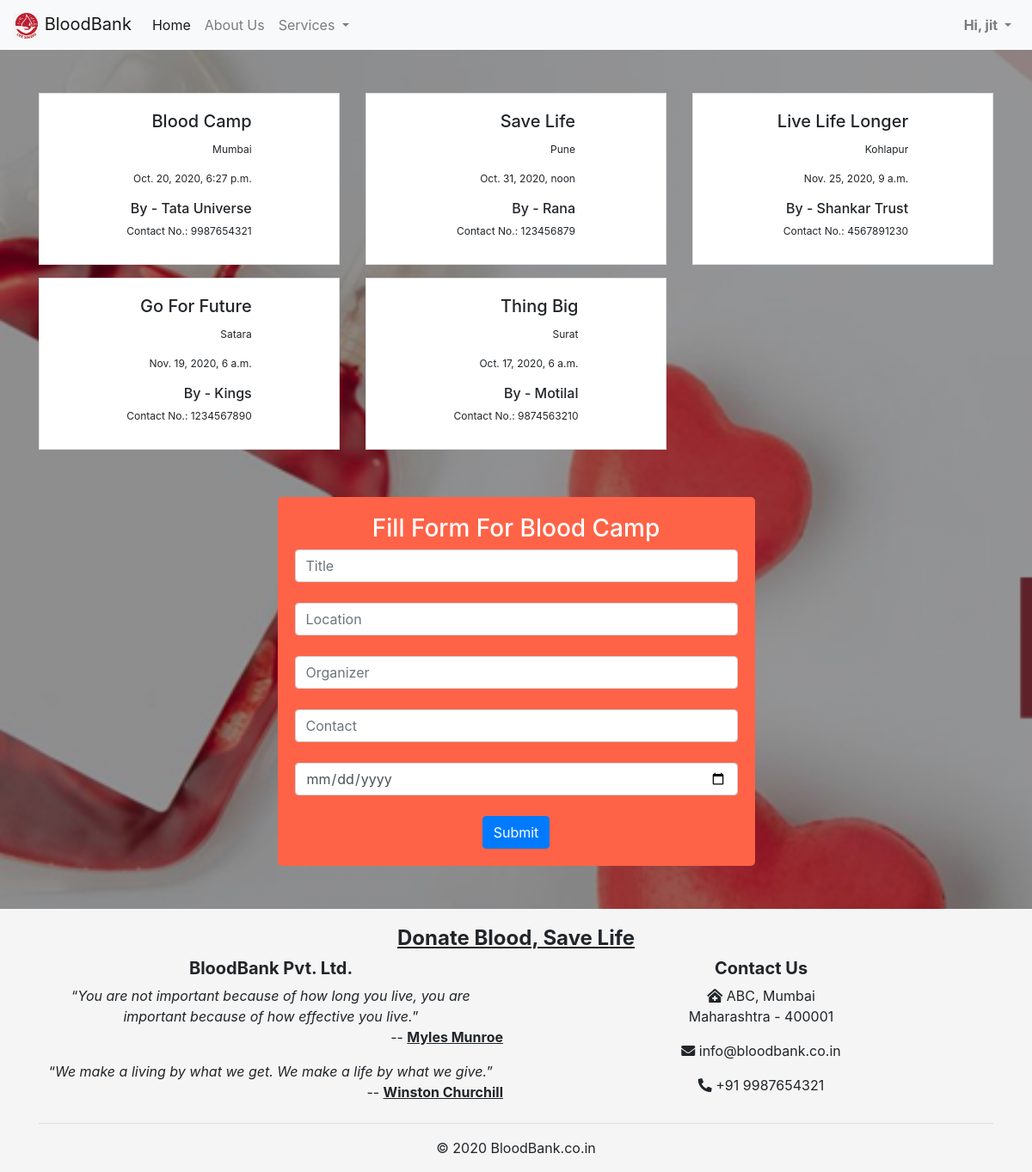
The app's page /availibility/camps/ (signed in) with its own data.
### availibility/models.py (models this page shows, shortened)
class Camp(models.Model):
	title = models.CharField(max_length=50)
	location = models.CharField(max_length=100)
	organizer = models.CharField(max_length=100)
	contact_no = models.IntegerField()
	date = models.DateTimeField()
	confirm = models.BooleanField(default=False)

### availibility/views.py (the view)
# urls.py: path('camps/', camp, name='camp')
def camp(request):
	camp_form = CampForm()
	if request.method == 'POST':
		camp_form = CampForm(request.POST)
		if camp_form.is_valid():
			camp_form.save()
			messages.info(request, 'Thank You For Scheduling Us.. We Will Call You !')
			return redirect('camp')
	else:
		camps = Camp.objects.all()
		return render(request, 'camp.html', {'camps': camps, 'campform':camp_form})

### availibility/forms.py
class CampForm(forms.ModelForm):
	class Meta:
		model = Camp
		fields = ('title', 'location', 'organizer', 'contact_no', 'date')

### templates/camp.html (shortened to what this page needs)
{% extends 'index.html' %}
{% block content %}
<div class="camp container">
	<div class="row">
	  	{% for camp in camps %}
	  	{% if camp.confirm is True %}
	  <div class="col-sm-4">
	    <div class="card text-right">
	      <div class="card-body">
	        <h5 class="card-title">{{ camp.title }}</h5>
	        <p class="card-text">{{ camp.location }}</p>
	        <p class="card-text">{{ camp.date }}</p>
	        <h6 class="card-text">By - {{ camp.organizer }}</h6>
	        <p class="card-text">Contact No.: {{ camp.contact_no }}</p>
	      </div>
	    </div>
	  </div>
	  	{% endif %}
	  	{% endfor %}
	</div>
	<center>
	<div>
	  	<form action="{% url 'camp' %}" method="POST">
	  		<h3>Fill Form For Blood Camp</h3>
	  		 <input class="form-control" type="text" placeholder="Title" name="title"><br>
	  		 <input class="form-control" type="text" placeholder="Location" name="location"><br>
	  		 <input class="form-control" type="text" placeholder="Organizer" name="organizer"><br>
	  		 <input class="form-control" type="number" placeholder="Contact" name="contact_no"><br>
	  		 <input class="form-control" type="date" placeholder="Date" name="date"><br>
	  		<button type="submit" class="btn btn-primary" >Submit</button>
	  	</form>
	</div>
	</center>
</div>
{% endblock %}

### templates/index.html (shortened to what this page needs)
<!DOCTYPE html>
{% load static %}
<html lang="en">
<head>
    <link rel="stylesheet" href="{% static 'css/main.css' %}">
    <link rel="stylesheet" href="{% static 'css/about.css' %}">
    <link rel="stylesheet" href="{% static 'css/accounts.css' %}">
      <link rel="stylesheet" href="{% static 'css/availibility.css' %}">
    <link rel="stylesheet" href="https://stackpath.bootstrapcdn.com/bootstrap/4.5.2/css/bootstrap.min.css">
    <link rel="stylesheet" href="https://pro.fontawesome.com/releases/v5.10.0/css/all.css"/>
</head>
<body>
    <header>
        <nav class="navbar navbar-expand-lg navbar-light bg-light">
            <a class="navbar-brand" href="{% url 'index' %}"><img src="{% static 'images/logo.png' %}" alt="logo" height="30px" width="30px"> BloodBank</a>
            <div class="collapse navbar-collapse" id="navbarSupportedContent">
              <ul class="navbar-nav mr-auto">
                <li class="nav-item active">
                  <a class="nav-link" href="{% url 'index' %}">Home <span class="sr-only">(current)</span></a>
                </li>
                <li class="nav-item">
                  <a class="nav-link" href="{% url 'about' %}">About Us</a>
                </li>
                <li class="nav-item dropdown">
                  <a class="nav-link dropdown-toggle" href="#" id="navbarDropdown" role="button" data-toggle="dropdown" aria-haspopup="true" aria-expanded="false">
                    Services
                  </a>
                </li>
              </ul>
              <div class="nav-item dropdown navbar-nav">
                {% if user.is_authenticated %}
                <a class="login nav-link dropdown-toggle" href="#" id="navbarDropdown" role="button" data-toggle="dropdown" aria-haspopup="true" aria-expanded="false">
                    Hi, {{user.get_username}}
                  </a>
                {% else %}
                <a class="login" href="{% url 'login' %}">Login</a>
                {% endif %}
              </div>
            </div>
        </nav>
    </header>
    <div class="main-container">
        {% block content %}{% endblock %}
    </div>
    <footer>
        <h4><u>Donate Blood, Save Life</u></h4>
        <div class="container">
            <div class="row">
                <div class="col">
                    <h5><b>BloodBank Pvt. Ltd.</b></h5>
                    <p>“<i>You are not important because of how long you live, you are important because of how effective you live.</i>”<br>
                        <span style="float: right;">-- <u><b>Myles Munroe</b></u></span></p>
                    <br>
                    <p>“<i>We make a living by what we get. We make a life by what we give.</i>”<br>
                        <span style="float: right;">-- <u><b>Winston Churchill</b></u></span></p>
                </div>
                <div class="col">
                    <h5><b>Contact Us</b></h5>
                    <address><i class="fas fa-clinic-medical"></i> ABC, Mumbai<br>Maharashtra - 400001</address>
                    <p><i class="fas fa-envelope"></i> info@bloodbank.co.in</p>
                    <p><i class="fas fa-phone-alt"></i> +91 9987654321</p>
                </div>
            </div>
            <hr>
            <div class="row">
                <div class="col"><p>&copy; 2020 BloodBank.co.in</p></div>
            </div>
        </div>
    </footer>
</body>
</html>

### static/css/main.css (style rules this page uses)
* { padding: 0; margin: 0; }
.login { text-decoration: none; color: slategray; font-weight: bold; }
footer { width: 100%; padding-left: 20px; padding-top: 20px; padding-right: 20px; background-color: whitesmoke; text-align: center; }
footer h4 { font-weight: bolder; }
.card { align-items: center; margin-bottom: 15px; }

### static/css/availibility.css (style rules this page uses)
h3 { color: white; }
.camp { padding: 50px; }
.camp .card { height: 200px; width: 350px; border-radius: 0px; font-size: 12px; }
.camp form { margin-top: 40px; background-color: tomato; color: white; width: 50%; padding: 20px; border-radius: 5px; }

### records on screen
Camp: title "Blood Camp", location "Mumbai", date "Oct. 20, 2020, 6:27 p.m.", organizer "Tata Universe", contact_no "9987654321"
Camp: title "Save Life", location "Pune", date "Oct. 31, 2020, noon", organizer "Rana", contact_no "123456879"
Camp: title "Live Life Longer", location "Kohlapur", date "Nov. 25, 2020, 9 a.m.", organizer "Shankar Trust", contact_no "4567891230"
Camp: title "Go For Future", location "Satara", date "Nov. 19, 2020, 6 a.m.", organizer "Kings", contact_no "1234567890"
Camp: title "Thing Big", location "Surat", date "Oct. 17, 2020, 6 a.m.", organizer "Motilal", contact_no "9874563210"

### other values on screen
{{ user.get_username }} "jit"
